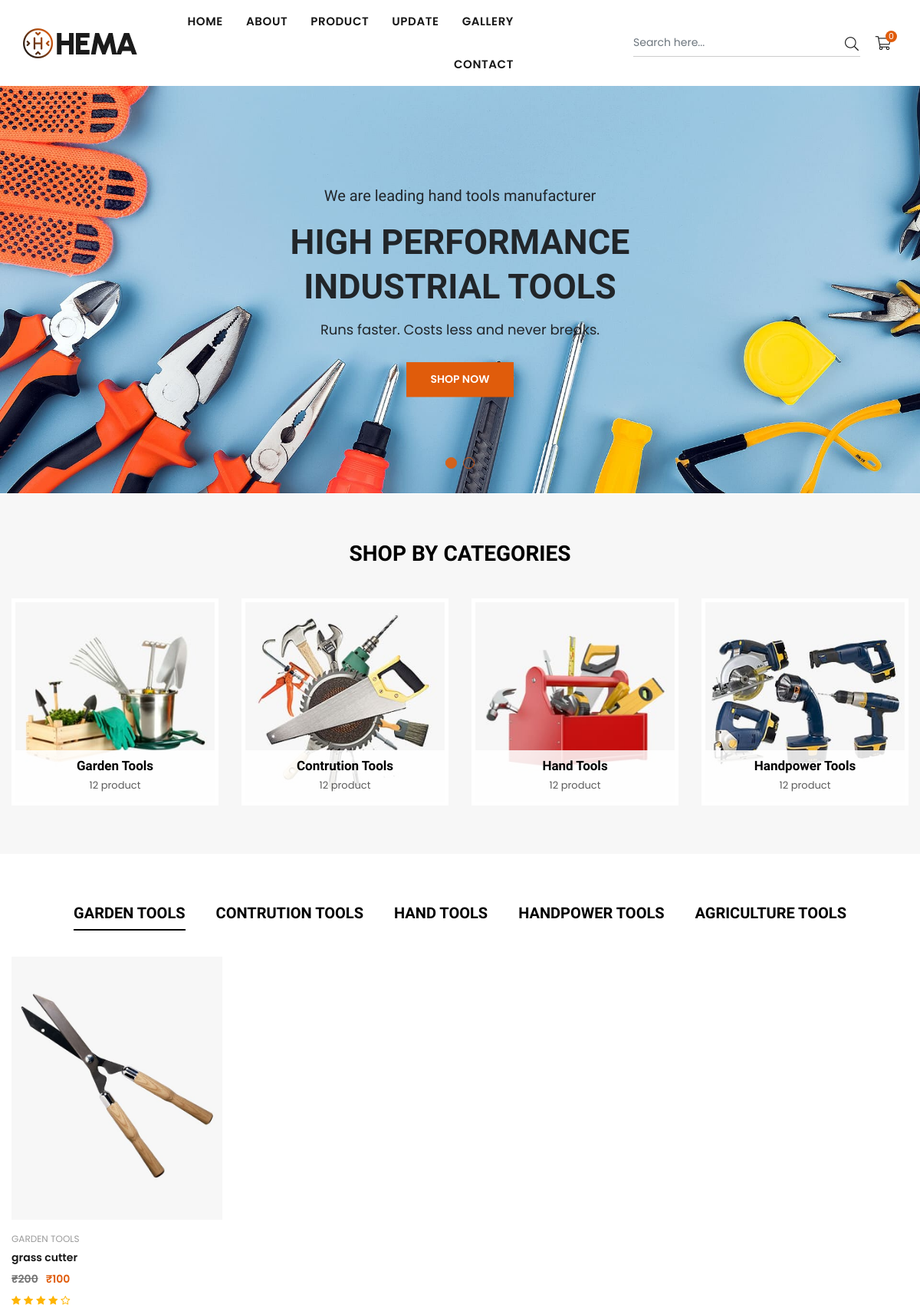
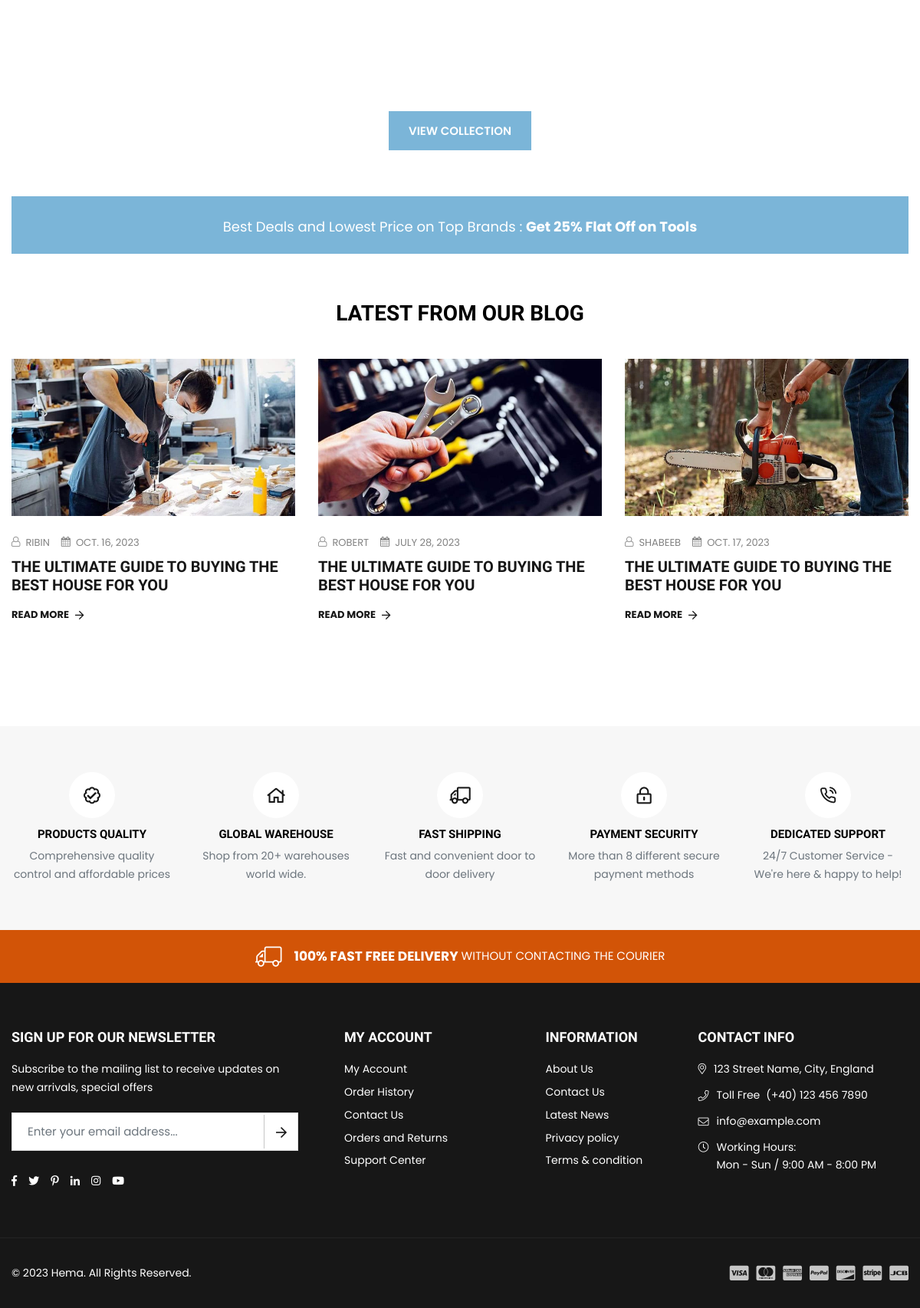
The page / on the database its author committed (2 pictures, top to bottom).
### web/models.py (models this page shows, shortened)
class Category(models.Model):
    category_image=models.ImageField()
    category_title=models.CharField(max_length=30)
    category_product_no=models.CharField(max_length=30)
    def __str__(self):
        return self.category_title

class Product(models.Model):
    category = models.ForeignKey(Category, on_delete=models.CASCADE)
    product_name=models.CharField(max_length=40)
    product_image=models.ImageField()
    product_price=models.CharField(max_length=30)
    product_del_price=models.CharField(max_length=30)
    product_description=models.TextField()

class Blog(models.Model):
    author=models.CharField(max_length=20,)
    title=models.CharField(max_length=225,)
    date = models.DateField()
    image =models.ImageField()
    content= HTMLField(blank=True, null=True)

### web/views.py (the view)
# urls.py: path("", views.index, name="index"),
def index(request):
    context = {"is_index": True,
               'blog':Blog.objects.all(),
               'category':Category.objects.all(),
               'product':Product.objects.all()}
    return render(request, "web/index.html", context)

### templates/web/index.html (shortened to what this page needs)
{% extends "web/partials/base.html" %}
{% load static %}
{% block content %}
<div class="page-wrapper">
  <div id="page-content">
    <section class="slideshow slideshow-wrapper">
      <div class="home-slideshow slick-arrow-dots circle-dots">
        <div class="slide">
          <div class="slideshow-wrap">
            <picture>
              <source
                media="(max-width:767px)"
                srcset="{% static 'web/images/slideshow/demo5-banner2.jpg' %}"
                width="1100"
                height="700"
              />
              <img
                src="{% static 'web/images/slideshow/demo5-banner2.jpg' %}"
                alt="slideshow"
                title=""
                width="1920"
                height="700"
              />
            </picture>
            <div class="container">
              <div class="slideshow-content slideshow-overlay middle-center">
                <div class="slideshow-content-in">
                  <div class="wrap-caption animation style4">
                    <p class="ss-small-title text-dark">
                      We are leading hand tools manufacturer
                    </p>
                    <h2 class="ss-mega-title text-dark">
                      High Performance <br />Industrial Tools
                    </h2>
                    <p class="ss-sub-title text-dark xs-hide">
                      Runs faster. Costs less and never breaks.
                    </p>
                    <div class="ss-btnWrap">
                      <a class="btn btn-secondary" href="{% url 'web:product' %}"
                        >Shop now</a
                      >
                    </div>
                  </div>
                </div>
              </div>
            </div>
          </div>
        </div>
      </div>
    </section>
    <section class="section collection-slider section-clr cs_1">
      <div class="container">
        <div class="row align-items-center">
          <div class="col-12 col-sm-12 col-md-12">
            <div class="section-header">
              <h2>Shop by Categories</h2>
            </div>
          </div>
          <div class="col-12 col-sm-12 col-md-12">
            <div
              class="collection-slider-4items gp15 arwOut5 hov-arrow dots-hide"
            >
              {% for category in category %}
              <div class="category-item zoomscal-hov">
                <a href="{% url 'web:categories' category.id %}" class="category-link clr-none">
                  <div class="zoom-scal zoom-scal-nopb">
                    <img
                      class="blur-up lazyload"
                      data-src="{{category.category_image.url}}"
                      src="{{category.category_image.url}}"
                      alt="collection"
                      title=""
                      width="300"
                      height="300"
                    />
                  </div>
                  <div class="details mt-3 text-center">
                    <h4 class="category-title mb-0">
                      {{category.category_title}}
                    </h4>
                    <p class="counts">{{category.category_product_no}}</p>
                  </div>
                </a>
              </div>
              {% endfor %}
            </div>
          </div>
        </div>
      </div>
    </section>
    <section class="section product-slider tab-slider-product pb-0">
      <div class="container">
          <div class="tabs-listing">
              <ul class="nav nav-tabs style1 justify-content-center" id="productTabs" role="tablist">
                          {% for category in category %}
                  <li class="nav-item" role="presentation">
                      <button class="nav-link head-font {% if forloop.counter == 1 %}active{% endif %} " id="{{category.category_title|slugify}}-tab" data-bs-toggle="tab" data-bs-target="#{{category.category_title|slugify}}" type="button" role="tab" aria-controls="{{category.category_title|slugify}}" aria-selected="true">{{category.category_title}}</button>
                  </li>
                  {% endfor %}
              </ul>
              <div class="tab-content" id="productTabsContent">
                {% for product in product %}
                  <div class="tab-pane show {% if forloop.counter == 1 %}active{% endif %}" id="{{product.category.category_title|slugify}}" role="tabpanel" aria-labelledby="{{product.category.category_title|slugify}}-tab">
                      <div class="grid-products grid-view-items">
                          <div class="row col-row product-options row-cols-xl-4 row-cols-lg-4 row-cols-md-3 row-cols-sm-3 row-cols-2">
                              <div class="item col-item">
                                  <div class="product-box">
                                      <div class="product-image">
                                          <a href="{% url 'web:product-detail'  product.id %}" class="product-img"><img class="blur-up lazyload" src="{{product.product_image.url}}" data-src="{{product.product_image.url}}" alt="Product" title="Product" width="625" height="781" /></a>
                                      </div>
                                      <div class="product-details text-left">
                                          <div class="product-vendor">{{product.category}}</div>
                                          <div class="product-name">
                                              <a href="{% url 'web:product-detail' product.id %}">{{product.product_name}}</a>
                                          </div>
                                          <div class="product-price">
                                              <span class="price old-price">₹{{product.product_del_price}}</span><span class="price">₹{{product.product_price}}</span>
                                          </div>
                                          <div class="product-review">
                                              <i class="icon anm anm-star"></i><i class="icon anm anm-star"></i><i class="icon anm anm-star"></i><i class="icon anm anm-star"></i><i class="icon anm anm-star-o"></i>
                                          </div>
                                      </div>
                                  </div>
                              </div>
                          </div>
                          <div class="view-collection text-center mt-4 mt-md-5">
                              <a href="{% url 'web:product' %}" class="btn btn-primary btn-lg">View Collection</a>
                          </div>
                      </div>
                  </div>
                  {% endfor %}
              </div>
          </div>
      </div>
  </section>
    <section class="section pb-0">
      <div class="container">
        <div class="top-info-bar style1 promoMsg">
          <div class="topBar-slider-style1">
            <div class="item text-center d-flex d-flex-justify-center">
              Best Deals and Lowest Price on Top Brands&nbsp;:&nbsp;<b
                >Get 25% Flat Off on Tools</b
              >
            </div>
          </div>
        </div>
      </div>
    </section>
    <section class="section home-blog-post">
      <div class="container">
        <div class="section-header">
          <h2>Latest from our Blog</h2>
        </div>
        <div class="blog-slider-3items blog-post-style2 gp15 arwOut5 hov-arrow">
          {% for obj in blog %}
          <div class="blog-item">
            <div class="blog-article zoomscal-hov bg-white">
              <div class="blog-img">
                <a class="featured-image zoom-scal m-0" href="{% url 'web:blog_detail' obj.id %}"
                  ><img
                    class="blur-up lazyload"
                    data-src="{{obj.image.url}}"
                    src="{{obj.image.url}}"
                    alt="New shop collection our shop"
                    width="740"
                    height="410"
                /></a>
              </div>
              <div class="blog-content py-4 pb-0">
                <ul class="publish-detail d-flex-wrap text-uppercase mb-2">
                  <li>
                    <i class="icon anm anm-user-al"></i>
                    <span>{{obj.author}}</span>
                  </li>
                  <li>
                    <i class="icon anm anm-calendar"></i>
                    <time datetime="2023-02-14">{{obj.date}}</time>
                  </li>
                </ul>
                <h2 class="h3 m-0 text-none">
                  <a href="{% url 'web:blog_detail' obj.id %}">{{obj.title}}</a>
                </h2>
                <div
                  class="blog-bottom d-flex-center justify-content-between mt-3"
                >
                  <a
                    href="{% url 'web:blog_detail' obj.id %}"
                    class="text-link text-decoration-none text-uppercase"
                    >Read More<i class="icon anm anm-arw-right ms-2"></i
                  ></a>
                </div>
              </div>
            </div>
          </div>
           {% endfor %}
        </div>
      </div>
    </section>
    <section class="section service-section section-clr mt-m6">
      <div class="container">
        <div
          class="service-info text-center service-slider-5items gp15 arwOut5 slick-arrow-dots"
        >
          <div class="service-wrap">
            <div class="service-icon mb-2 pb-1">
              <i class="icon anm anm-check-badge-r"></i>
            </div>
            <div class="service-content">
              <h3 class="fs-5 mb-2">Products Quality</h3>
              <span class="text-muted"
                >Comprehensive quality control and affordable prices</span
              >
            </div>
          </div>
          <div class="service-wrap">
            <div class="service-icon mb-2 pb-1">
              <i class="icon anm anm-home-r"></i>
            </div>
            <div class="service-content">
              <h3 class="fs-5 mb-2">Global Warehouse</h3>
              <span class="text-muted"
                >Shop from 20+ warehouses world wide.</span
              >
            </div>
          </div>
          <div class="service-wrap">
            <div class="service-icon mb-2 pb-1">
              <i class="icon anm anm-truck-r"></i>
            </div>
            <div class="service-content">
              <h3 class="fs-5 mb-2">Fast Shipping</h3>
              <span class="text-muted"
                >Fast and convenient door to door delivery</span
              >
            </div>
          </div>
          <div class="service-wrap">
            <div class="service-icon mb-2 pb-1">
              <i class="icon anm anm-lock-ar"></i>
            </div>
            <div class="service-content">
              <h3 class="fs-5 mb-2">Payment Security</h3>
              <span class="text-muted"
                >More than 8 different secure payment methods</span
              >
            </div>
          </div>
          <div class="service-wrap">
            <div class="service-icon mb-2 pb-1">
              <i class="icon anm anm-phone-call-l"></i>
            </div>
            <div class="service-content">
              <h3 class="fs-5 mb-2">Dedicated Support</h3>
              <span class="text-muted"
                >24/7 Customer Service - We're here & happy to help!</span
              >
            </div>
          </div>
        </div>
      </div>
    </section>
  </div>
  {% endblock content %}

### static/web/css/custom.css (style rules this page uses)
.product-box { margin-bottom: 100px; }
.blog-item { margin-bottom: 80px; }

### static/web/css/responsive.css (style rules this page uses)
@media only screen and (min-width: 992px) { #page-content { min-height:400px; } }
@media only screen and (min-width: 768px) { .index-demo5 .slideshow .ss-btnWrap .btn { padding: 11px 25px; } }

### rows shown on the page
Category: category_image (picture), category_title "Garden Tools", category_product_no "12 product", category_title "GARDEN TOOLS"
Category: category_image (picture), category_title "Contrution Tools", category_product_no "12 product", category_title "CONTRUTION TOOLS"
Category: category_image (picture), category_title "Hand Tools", category_product_no "12 product", category_title "HAND TOOLS"
Category: category_image (picture), category_title "Handpower Tools", category_product_no "12 product", category_title "HANDPOWER TOOLS"
Category: category_title "AGRICULTURE TOOLS"
Product: product_image (picture), category "GARDEN TOOLS", product_name "grass cutter", product_del_price "200", product_price "100"
Blog: image (picture), author "RIBIN", date "OCT. 16, 2023", title "THE ULTIMATE GUIDE TO BUYING THE BEST HOUSE FOR YOU"
Blog: image (picture), author "ROBERT", date "JULY 28, 2023", title "THE ULTIMATE GUIDE TO BUYING THE BEST HOUSE FOR YOU"
Blog: image (picture), author "SHABEEB", date "OCT. 17, 2023", title "THE ULTIMATE GUIDE TO BUYING THE BEST HOUSE FOR YOU"

### other values the page prints
{{ request.session.cart|length }} "0"
